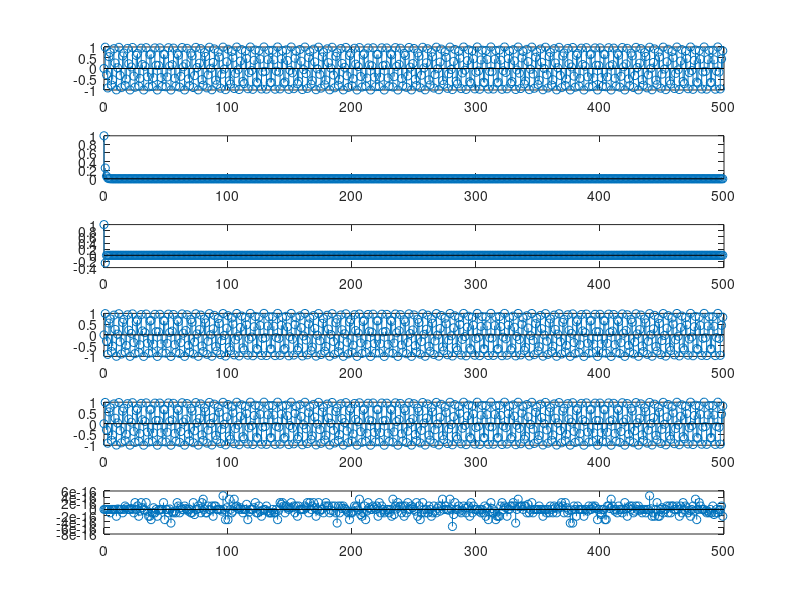

Write the MATLAB code that produced this figure.

a = 0.25;

hA = @(n)(sin(8*n));
hB = @(n)(a.^n);

N = 500;

ns = 0:N-1;

ha = hA(ns);
hb = hB(ns);

x = [1, -a, zeros(1, N-2)];

y1 = conv(conv(x, ha), hb)(1:N);
y2 = conv(conv(x, hb), ha)(1:N);

figure(1); clf;

subplot(6,1,1);
stem(ns, ha);

subplot(6,1,2);
stem(ns, hb);

subplot(6,1,3);
stem(ns, x);

subplot(6,1,4);
stem(ns, y1);

subplot(6,1,5);
stem(ns, y2);

subplot(6,1,6);
stem(ns, y1-y2);